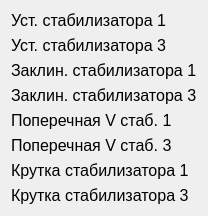
     <widget class="QWidget" name="layoutWidget">
      <property name="geometry">
       <rect>
        <x>30</x>
        <y>640</y>
        <width>191</width>
        <height>151</height>
       </rect>
      </property>
      <layout class="QVBoxLayout" name="verticalLayout_27">
       <item>
        <widget class="QLabel" name="label_343">
         <property name="font">
          <font>
           <pointsize>12</pointsize>
          </font>
         </property>
         <property name="text">
          <string>Уст. стабилизатора 1</string>
         </property>
        </widget>
       </item>
       <item>
        <widget class="QLabel" name="label_344">
         <property name="font">
          <font>
           <pointsize>12</pointsize>
          </font>
         </property>
         <property name="text">
          <string>Уст. стабилизатора 3</string>
         </property>
        </widget>
       </item>
       <item>
        <widget class="QLabel" name="label_345">
         <property name="font">
          <font>
           <pointsize>12</pointsize>
          </font>
         </property>
         <property name="text">
          <string>Заклин. стабилизатора 1</string>
         </property>
        </widget>
       </item>
       <item>
        <widget class="QLabel" name="label_346">
         <property name="font">
          <font>
           <pointsize>12</pointsize>
          </font>
         </property>
         <property name="text">
          <string>Заклин. стабилизатора 3</string>
         </property>
        </widget>
       </item>
       <item>
        <widget class="QLabel" name="label_347">
         <property name="font">
          <font>
           <pointsize>12</pointsize>
          </font>
         </property>
         <property name="text">
          <string>Поперечная V стаб. 1</string>
         </property>
        </widget>
       </item>
       <item>
        <widget class="QLabel" name="label_348">
         <property name="font">
          <font>
           <pointsize>12</pointsize>
          </font>
         </property>
         <property name="text">
          <string>Поперечная V стаб. 3</string>
         </property>
        </widget>
       </item>
       <item>
        <widget class="QLabel" name="label_349">
         <property name="font">
          <font>
           <pointsize>12</pointsize>
          </font>
         </property>
         <property name="text">
          <string>Крутка стабилизатора 1</string>
         </property>
        </widget>
       </item>
       <item>
        <widget class="QLabel" name="label_350">
         <property name="font">
          <font>
           <pointsize>12</pointsize>
          </font>
         </property>
         <property name="text">
          <string>Крутка стабилизатора 3</string>
         </property>
        </widget>
       </item>
      </layout>
     </widget>
